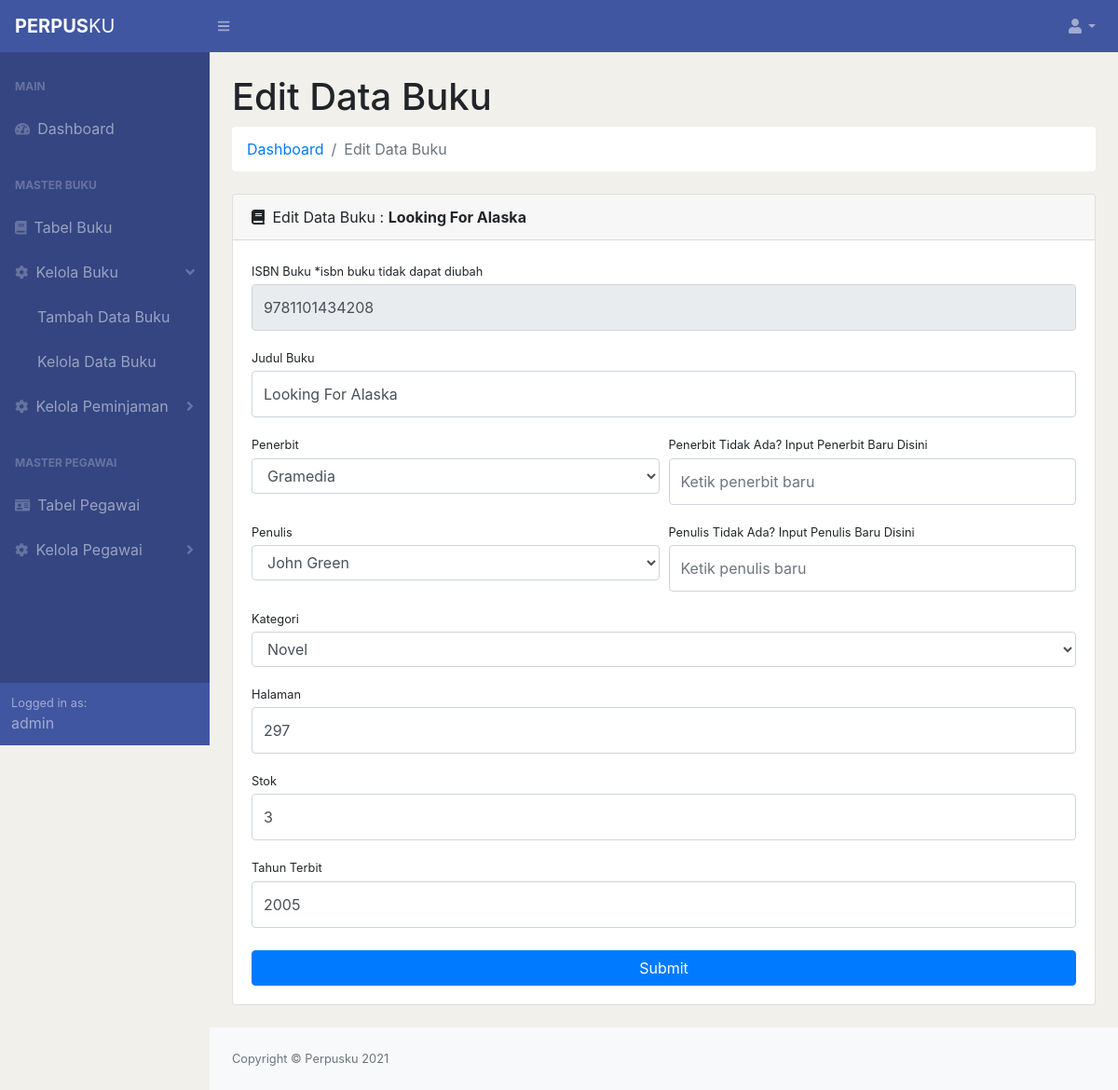
Screenshot of /perpusku/views/admin/edit-data-buku.php?isbn_buku=9781101434208 (signed in) with the database file from the repository.
### tables this page shows
CREATE TABLE IF NOT EXISTS buku (
  isbn_buku varchar(20) PRIMARY KEY,
  judul varchar(100) NOT NULL,
  id_penerbit int NOT NULL,
  id_penulis int NOT NULL,
  id_kategori int NOT NULL,
  halaman int NOT NULL,
  stok int NOT NULL,
  tahun_terbit year NOT NULL,
  FOREIGN KEY (id_penerbit) REFERENCES penerbit(id_penerbit),
  FOREIGN KEY (id_penulis) REFERENCES penulis(id_penulis),
  FOREIGN KEY (id_kategori) REFERENCES kategori(id_kategori)
);

### perpusku/views/admin/edit-data-buku.php (the view, shortened to what this page needs)
<?php
include '../../resources/config.php';
?>
<!DOCTYPE html>
<html lang="en">
    <head>
        <link href="../css/styles.css" rel="stylesheet" />
        <link href="https://cdn.datatables.net/1.10.20/css/dataTables.bootstrap4.min.css" rel="stylesheet" />
    </head>
    <body style="background-color: #F1F0EB !important;" class="sb-nav-fixed">
        <nav style="background-color: #4156A1 !important;" class="sb-topnav navbar navbar-expand navbar-dark bg-dark">
            <a style="cursor: default;" class="navbar-brand"><strong>PERPUS</strong>KU</a>
            <button class="btn btn-link btn-sm order-1 order-lg-0" id="sidebarToggle" href="#"><i class="fas fa-bars"></i></button>
            <ul class="navbar-nav ml-auto ml-md-0">
                <li class="nav-item dropdown">
                    <a class="nav-link dropdown-toggle" id="userDropdown" href="#" role="button" data-toggle="dropdown" aria-haspopup="true" aria-expanded="false"><i class="fas fa-user fa-fw"></i></a>
                </li>
            </ul>
        </nav>
        <div id="layoutSidenav">
            <div id="layoutSidenav_nav">
                <nav class="sb-sidenav accordion sb-sidenav-dark" id="sidenavAccordion">
                    <div style="background-color: #344581 !important;" class="sb-sidenav-menu">
                        <div class="nav">
                            <div class="sb-sidenav-menu-heading">MAIN</div>
                            <a class="nav-link" href="dashboard.php">
                                <div class="sb-nav-link-icon"><i class="fas fa-tachometer-alt"></i></div>
                                Dashboard
                            </a>
                            <div class="sb-sidenav-menu-heading">MASTER BUKU</div>
                            <a class="nav-link" href="./tabel-buku.php">
                                <div class="sb-nav-link-icon"><i class="fas fa-book"></i></div>
                                Tabel Buku
                            </a>
                            <a class="nav-link" href="#" data-toggle="collapse" data-target="#collapseEditBuku" aria-expanded="false" aria-controls="collapseLayouts">
                                <div class="sb-nav-link-icon"><i class="fa fa-cog" aria-hidden="true"></i></div>
                                Kelola Buku
                                <div class="sb-sidenav-collapse-arrow"><i class="fas fa-angle-down"></i></div>
                            </a>
                            <div class="collapse show" id="collapseEditBuku" aria-labelledby="headingOne" data-parent="#sidenavAccordion">
                                <nav class="sb-sidenav-menu-nested nav">
                                    <a class="nav-link" href="./tambah-data-buku.php">Tambah Data Buku</a>
                                    <a class="nav-link" href="./kelola-data-buku.php">Kelola Data Buku</a>
                                </nav>
                            </div>
                            <a class="nav-link collapsed" href="#" data-toggle="collapse" data-target="#collapseEditPeminjaman" aria-expanded="false" aria-controls="collapseLayouts">
                                <div class="sb-nav-link-icon"><i class="fa fa-cog" aria-hidden="true"></i></div>
                                Kelola Peminjaman
                                <div class="sb-sidenav-collapse-arrow"><i class="fas fa-angle-down"></i></div>
                            </a>
                            <div class="sb-sidenav-menu-heading">MASTER PEGAWAI</div>
                            <a class="nav-link" href="./tabel-pegawai.php">
                                <div class="sb-nav-link-icon"><i class="fa fa-id-card" aria-hidden="true"></i></i></div>
                                Tabel Pegawai
                            </a>
                            <a class="nav-link collapsed" href="#" data-toggle="collapse" data-target="#collapseDataPegawai" aria-expanded="false" aria-controls="collapseLayouts">
                                <div class="sb-nav-link-icon"><i class="fa fa-cog" aria-hidden="true"></i></div>
                                Kelola Pegawai
                                <div class="sb-sidenav-collapse-arrow"><i class="fas fa-angle-down"></i></div>
                            </a>
                        </div>
                    </div>
                    <div style="background-color: #4156A1 !important;" class="sb-sidenav-footer">
                        <div class="small">Logged in as:</div>
                        <?php echo $_SESSION['username'] ?>
                    </div>
                </nav>
            </div>
            <div id="layoutSidenav_content">
                <main>
                    <div class="container-fluid">
                        <h1 class="mt-4">Edit Data Buku</h1>
                        <ol style="background-color: white !important;" class="breadcrumb mb-4">
                            <li class="breadcrumb-item"><a href="./dashboard.php">Dashboard</a></li>
                            <li class="breadcrumb-item active">Edit Data Buku</li>
                        </ol>
                        <div class="card mb-4">
                            <div class="card-header">
                                <i class="fas fa-book mr-1"></i>
                                Edit Data Buku :
                                <?php
                                    $sql = "SELECT * FROM buku WHERE isbn_buku = '$_GET[isbn_buku]'";
                                    $result = mysqli_query($conn, $sql);
                                    $edit = mysqli_fetch_assoc($result);
                                    echo "<strong>$edit[judul]</strong>";
                                ?>
                            </div>
                            <div class="card-body">
                                <form action="../../resources/admin/edit-data-buku.php" method="POST" name="form-tambah-data-buku">
                                    <div class="form-group">
                                        <label class="small mb-1" for="inputISBN">ISBN Buku *isbn buku tidak dapat diubah</label>
                                        <input class="form-control py-4" id="inputISBN" name="isbn_buku" type="number" value="<?php echo $edit['isbn_buku'] ?>" readonly="readonly" />
                                    </div>
                                    <div class="form-group">
                                        <label class="small mb-1" for="inputJudul">Judul Buku</label>
                                        <input class="form-control py-4" id="inputJudul" name="judul" type="text" value="<?php echo $edit['judul'] ?>" placeholder="Ketik judul buku" />
                                    </div>
                                    <div class="form-row">
                                        <div class="col-md-6">
                                            <div class="form-group">
                                                <label class="small mb-1" for="inputPenerbit">Penerbit</label>
                                                <select style="overflow: scroll;" class="form-control" id="inputPenerbit" name="penerbit" >
                                                    <?php
                                                    include '../../resources/config.php';
                                                    $sql = "SELECT * FROM penerbit";
                                                    $penerbit = mysqli_query($conn, $sql);
                                                    while ($data= mysqli_fetch_assoc($penerbit)) {
                                                        if ($data['id_penerbit'] == $edit['id_penerbit']) {
                                                            echo "<option value=".$data['id_penerbit']." selected>".$data['penerbit']."</option>";
                                                        }
                                                        else {
                                                            echo "<option value=".$data['id_penerbit'].">".$data['penerbit']."</option>";
                                                        }
                                                    }
                                                    ?>
                                                </select>
                                            </div>
                                        </div>
                                        <div class="col-md-6">
                                            <div class="form-group">
                                                <label class="small mb-1" for="inputPenerbitBaru">Penerbit Tidak Ada? Input Penerbit Baru Disini</label>
                                                <input class="form-control py-4" id="inputPenerbitBaru" name="penerbit_baru" type="text" placeholder="Ketik penerbit baru" />
                                            </div>
                                        </div>
                                    </div>
                                    <div class="form-row">
                                        <div class="col-md-6">
                                            <div class="form-group">
                                                <label class="small mb-1" for="inputPenulis">Penulis</label>
                                                <select style="overflow: scroll;" class="form-control" id="inputPenulis" name="penulis">
                                                    <?php
                                                    include '../../resources/config.php';
                                                    $sql = "SELECT * FROM penulis";
                                                    $penulis = mysqli_query($conn, $sql);
                                                    while ($data= mysqli_fetch_assoc($penulis)) {
                                                        if ($data['id_penulis'] == $edit['id_penulis']) {
                                                            echo "<option value=".$data['id_penulis']." selected>".$data['penulis']."</option>";
                                                        }
                                                        else {
                                                            echo "<option value=".$data['id_penulis'].">".$data['penulis']."</option>";
                                                        }
                                                    }
                                                    ?>
                                                </select>
                                            </div>
                                        </div>
                                        <div class="col-md-6">
                                            <div class="form-group">
                                                <label class="small mb-1" for="inputPenulisBaru">Penulis Tidak Ada? Input Penulis Baru Disini</label>
                                                <input class="form-control py-4" id="inputPenulisBaru" name="penulis_baru" type="text" placeholder="Ketik penulis baru" />
                                            </div>
                                        </div>
                                    </div>
                                    <div class="form-group">
                                        <label class="small mb-1" for="inputKategori">Kategori</label>
                                            <select style="overflow: scroll;" class="form-control" id="inputKategori" name="kategori">
                                                <?php
                                                include '../../resources/config.php';
                                                $sql = "SELECT * FROM kategori";
                                                $kategori = mysqli_query($conn, $sql);
                                                while ($data= mysqli_fetch_assoc($kategori)) {
                                                    if ($data['id_kategori'] == $edit['id_kategori']) {
                                                        echo "<option value=".$data['id_kategori']." selected>".$data['kategori']."</option>";
                                                    }
                                                    else {
                                                        echo "<option value=".$data['id_kategori'].">".$data['kategori']."</option>";
                                                    }
                                                }
                                                ?>
                                            </select>
                                    </div>
                                    <div class="form-group">
                                        <label class="small mb-1" for="inputHalaman">Halaman</label>
                                        <input class="form-control py-4" id="inputHalaman" name="halaman" type="number" value="<?php echo $edit['halaman'] ?>" placeholder="Ketik jumlah halaman buku" />
                                    </div>
                                    <div class="form-group">
                                        <label class="small mb-1" for="inputStok">Stok</label>
                                        <input class="form-control py-4" id="inputStok" name="stok" type="number" value="<?php echo $edit['stok'] ?>" placeholder="Ketik jumlah stok buku" />
                                    </div>
                                    <div class="form-group">
                                        <label class="small mb-1" for="inputTahunTerbit">Tahun Terbit</label>
                                        <input class="form-control py-4" id="inputTahunTerbit" name="tahun_terbit" type="text" value="<?php echo $edit['tahun_terbit'] ?>" placeholder="yyyy" maxlength="4"/>
                                    </div>
                                    <div class="form-group mt-4 mb-0">
                                        <button class="btn btn-primary btn-block" type="submit" name="Submit" value="Submit">Submit</button>
                                    </div>
                                </form>
                            </div>
                        </div>
                    </div>
                </main>
                <footer class="py-4 bg-light mt-auto">
                    <div class="container-fluid">
                        <div class="d-flex align-items-center justify-content-between small">
                            <div class="text-muted">Copyright &copy; Perpusku 2021</div>
                        </div>
                    </div>
                </footer>
            </div>
        </div>
    </body>
</html>

### rows the page displays
buku: judul "Looking For Alaska", isbn_buku "9781101434208", halaman "297", stok "3", tahun_terbit "2005"

### other values shown
$_SESSION['username'] "admin"
form field penerbit "Gramedia"
form field penulis "John Green"
form field kategori "Novel"
